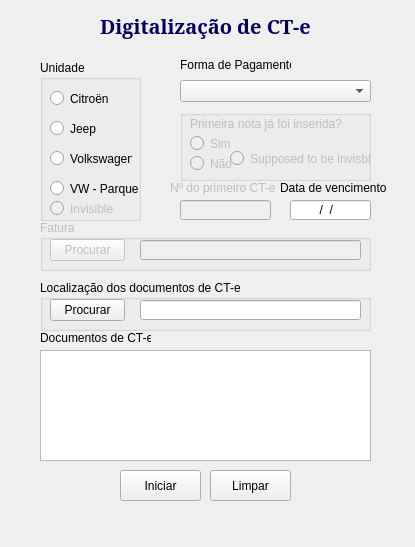
<?xml version="1.0" encoding="UTF-8"?>
<ui version="4.0">
 <class>MainWindow</class>
 <widget class="QMainWindow" name="MainWindow">
  <property name="enabled">
   <bool>true</bool>
  </property>
  <property name="geometry">
   <rect>
    <x>0</x>
    <y>0</y>
    <width>415</width>
    <height>547</height>
   </rect>
  </property>
  <property name="minimumSize">
   <size>
    <width>415</width>
    <height>547</height>
   </size>
  </property>
  <property name="maximumSize">
   <size>
    <width>415</width>
    <height>547</height>
   </size>
  </property>
  <property name="windowTitle">
   <string>Digitalização</string>
  </property>
  <property name="styleSheet">
   <string notr="true"/>
  </property>
  <widget class="QWidget" name="centralwidget">
   <widget class="QGroupBox" name="gbUnidade">
    <property name="enabled">
     <bool>true</bool>
    </property>
    <property name="geometry">
     <rect>
      <x>40</x>
      <y>60</y>
      <width>101</width>
      <height>161</height>
     </rect>
    </property>
    <property name="styleSheet">
     <string notr="true">font: 8pt &quot;Noto Serif&quot;;</string>
    </property>
    <property name="title">
     <string>Unidade</string>
    </property>
    <widget class="QRadioButton" name="rbParque">
     <property name="enabled">
      <bool>true</bool>
     </property>
     <property name="geometry">
      <rect>
       <x>10</x>
       <y>120</y>
       <width>91</width>
       <height>17</height>
      </rect>
     </property>
     <property name="styleSheet">
      <string notr="true">font: 8pt &quot;Noto Serif&quot;;</string>
     </property>
     <property name="text">
      <string>VW - Parque</string>
     </property>
     <attribute name="buttonGroup">
      <string notr="true">buttonGroup_2</string>
     </attribute>
    </widget>
    <widget class="QRadioButton" name="rbCitroen">
     <property name="enabled">
      <bool>true</bool>
     </property>
     <property name="geometry">
      <rect>
       <x>10</x>
       <y>30</y>
       <width>82</width>
       <height>17</height>
      </rect>
     </property>
     <property name="styleSheet">
      <string notr="true">font: 8pt &quot;Noto Serif&quot;;</string>
     </property>
     <property name="text">
      <string>Citroën</string>
     </property>
     <attribute name="buttonGroup">
      <string notr="true">buttonGroup_2</string>
     </attribute>
    </widget>
    <widget class="QRadioButton" name="rbVolkswagen">
     <property name="enabled">
      <bool>true</bool>
     </property>
     <property name="geometry">
      <rect>
       <x>10</x>
       <y>90</y>
       <width>82</width>
       <height>17</height>
      </rect>
     </property>
     <property name="styleSheet">
      <string notr="true">font: 8pt &quot;Noto Serif&quot;;</string>
     </property>
     <property name="text">
      <string>Volkswagen</string>
     </property>
     <attribute name="buttonGroup">
      <string notr="true">buttonGroup_2</string>
     </attribute>
    </widget>
    <widget class="QRadioButton" name="rbJeep">
     <property name="enabled">
      <bool>true</bool>
     </property>
     <property name="geometry">
      <rect>
       <x>10</x>
       <y>60</y>
       <width>82</width>
       <height>17</height>
      </rect>
     </property>
     <property name="styleSheet">
      <string notr="true">font: 8pt &quot;Noto Serif&quot;;</string>
     </property>
     <property name="text">
      <string>Jeep</string>
     </property>
     <attribute name="buttonGroup">
      <string notr="true">buttonGroup_2</string>
     </attribute>
    </widget>
    <widget class="QRadioButton" name="rbInvisible_2">
     <property name="enabled">
      <bool>false</bool>
     </property>
     <property name="geometry">
      <rect>
       <x>10</x>
       <y>140</y>
       <width>141</width>
       <height>17</height>
      </rect>
     </property>
     <property name="styleSheet">
      <string notr="true">font: 8pt &quot;Noto Serif&quot;;</string>
     </property>
     <property name="text">
      <string>Invisible</string>
     </property>
     <attribute name="buttonGroup">
      <string notr="true">buttonGroup_2</string>
     </attribute>
    </widget>
   </widget>
   <widget class="QComboBox" name="cbFormadePagamento">
    <property name="enabled">
     <bool>true</bool>
    </property>
    <property name="geometry">
     <rect>
      <x>180</x>
      <y>80</y>
      <width>191</width>
      <height>22</height>
     </rect>
    </property>
    <property name="styleSheet">
     <string notr="true">font: 8pt &quot;Noto Serif&quot;;</string>
    </property>
    <property name="editable">
     <bool>false</bool>
    </property>
    <item>
     <property name="text">
      <string/>
     </property>
    </item>
    <item>
     <property name="text">
      <string>Boleto Agrupado</string>
     </property>
    </item>
    <item>
     <property name="text">
      <string>Boleto em Anexo</string>
     </property>
    </item>
   </widget>
   <widget class="QLabel" name="lbFormadePagamento">
    <property name="enabled">
     <bool>true</bool>
    </property>
    <property name="geometry">
     <rect>
      <x>180</x>
      <y>57</y>
      <width>111</width>
      <height>16</height>
     </rect>
    </property>
    <property name="styleSheet">
     <string notr="true">font: 8pt &quot;Noto Serif&quot;;</string>
    </property>
    <property name="text">
     <string>Forma de Pagamento</string>
    </property>
   </widget>
   <widget class="QPlainTextEdit" name="pteCte">
    <property name="enabled">
     <bool>true</bool>
    </property>
    <property name="geometry">
     <rect>
      <x>40</x>
      <y>350</y>
      <width>331</width>
      <height>111</height>
     </rect>
    </property>
    <property name="styleSheet">
     <string notr="true">font: 8pt &quot;Noto Serif&quot;;</string>
    </property>
   </widget>
   <widget class="QLabel" name="lbCte">
    <property name="enabled">
     <bool>true</bool>
    </property>
    <property name="geometry">
     <rect>
      <x>40</x>
      <y>330</y>
      <width>111</width>
      <height>16</height>
     </rect>
    </property>
    <property name="styleSheet">
     <string notr="true">font: 8pt &quot;Noto Serif&quot;;</string>
    </property>
    <property name="text">
     <string>Documentos de CT-e</string>
    </property>
   </widget>
   <widget class="QLineEdit" name="leFatura">
    <property name="enabled">
     <bool>false</bool>
    </property>
    <property name="geometry">
     <rect>
      <x>140</x>
      <y>240</y>
      <width>221</width>
      <height>20</height>
     </rect>
    </property>
    <property name="styleSheet">
     <string notr="true">font: 8pt &quot;Noto Serif&quot;;</string>
    </property>
    <property name="inputMethodHints">
     <set>Qt::ImhNone</set>
    </property>
    <property name="inputMask">
     <string/>
    </property>
   </widget>
   <widget class="QGroupBox" name="gbPrimeiraNota">
    <property name="enabled">
     <bool>false</bool>
    </property>
    <property name="geometry">
     <rect>
      <x>180</x>
      <y>110</y>
      <width>191</width>
      <height>71</height>
     </rect>
    </property>
    <property name="styleSheet">
     <string notr="true">font: 8pt &quot;Noto Serif&quot;;</string>
    </property>
    <property name="title">
     <string/>
    </property>
    <property name="checkable">
     <bool>false</bool>
    </property>
    <widget class="QLabel" name="lbPrimeiraNota">
     <property name="enabled">
      <bool>false</bool>
     </property>
     <property name="geometry">
      <rect>
       <x>10</x>
       <y>6</y>
       <width>161</width>
       <height>16</height>
      </rect>
     </property>
     <property name="styleSheet">
      <string notr="true">font: 8pt &quot;Noto Serif&quot;;</string>
     </property>
     <property name="text">
      <string>Primeira nota já foi inserida?</string>
     </property>
    </widget>
    <widget class="QRadioButton" name="rbInvisible">
     <property name="enabled">
      <bool>false</bool>
     </property>
     <property name="geometry">
      <rect>
       <x>50</x>
       <y>40</y>
       <width>141</width>
       <height>17</height>
      </rect>
     </property>
     <property name="styleSheet">
      <string notr="true">font: 8pt &quot;Noto Serif&quot;;</string>
     </property>
     <property name="text">
      <string>Supposed to be invisble</string>
     </property>
     <attribute name="buttonGroup">
      <string notr="true">buttonGroup</string>
     </attribute>
    </widget>
    <widget class="QRadioButton" name="rbSim">
     <property name="enabled">
      <bool>false</bool>
     </property>
     <property name="geometry">
      <rect>
       <x>10</x>
       <y>25</y>
       <width>82</width>
       <height>17</height>
      </rect>
     </property>
     <property name="styleSheet">
      <string notr="true">font: 8pt &quot;Noto Serif&quot;;</string>
     </property>
     <property name="text">
      <string>Sim</string>
     </property>
     <attribute name="buttonGroup">
      <string notr="true">buttonGroup</string>
     </attribute>
    </widget>
    <widget class="QRadioButton" name="rbNao">
     <property name="enabled">
      <bool>false</bool>
     </property>
     <property name="geometry">
      <rect>
       <x>10</x>
       <y>45</y>
       <width>82</width>
       <height>17</height>
      </rect>
     </property>
     <property name="styleSheet">
      <string notr="true">font: 8pt &quot;Noto Serif&quot;;</string>
     </property>
     <property name="text">
      <string>Não</string>
     </property>
     <attribute name="buttonGroup">
      <string notr="true">buttonGroup</string>
     </attribute>
    </widget>
   </widget>
   <widget class="QPushButton" name="pbProcurarFatura">
    <property name="enabled">
     <bool>false</bool>
    </property>
    <property name="geometry">
     <rect>
      <x>50</x>
      <y>239</y>
      <width>75</width>
      <height>22</height>
     </rect>
    </property>
    <property name="styleSheet">
     <string notr="true">font: 8pt &quot;Noto Serif&quot;;</string>
    </property>
    <property name="text">
     <string>Procurar</string>
    </property>
   </widget>
   <widget class="QGroupBox" name="gbFatura">
    <property name="enabled">
     <bool>false</bool>
    </property>
    <property name="geometry">
     <rect>
      <x>40</x>
      <y>220</y>
      <width>331</width>
      <height>51</height>
     </rect>
    </property>
    <property name="styleSheet">
     <string notr="true">font: 8pt &quot;Noto Serif&quot;;</string>
    </property>
    <property name="title">
     <string>Fatura</string>
    </property>
   </widget>
   <widget class="QLabel" name="lbDigitalizacao">
    <property name="geometry">
     <rect>
      <x>100</x>
      <y>10</y>
      <width>261</width>
      <height>31</height>
     </rect>
    </property>
    <property name="font">
     <font>
      <family>Noto Serif</family>
      <pointsize>15</pointsize>
      <weight>75</weight>
      <italic>false</italic>
      <bold>true</bold>
     </font>
    </property>
    <property name="styleSheet">
     <string notr="true">color: rgb(6, 0, 93);</string>
    </property>
    <property name="text">
     <string>Digitalização de CT-e</string>
    </property>
   </widget>
   <widget class="QLineEdit" name="leDatadeVencimento">
    <property name="enabled">
     <bool>true</bool>
    </property>
    <property name="geometry">
     <rect>
      <x>290</x>
      <y>200</y>
      <width>81</width>
      <height>20</height>
     </rect>
    </property>
    <property name="layoutDirection">
     <enum>Qt::LeftToRight</enum>
    </property>
    <property name="styleSheet">
     <string notr="true">font: 8pt &quot;Noto Serif&quot;;</string>
    </property>
    <property name="inputMask">
     <string>00/00/0000</string>
    </property>
    <property name="text">
     <string>//</string>
    </property>
    <property name="frame">
     <bool>true</bool>
    </property>
    <property name="echoMode">
     <enum>QLineEdit::Normal</enum>
    </property>
    <property name="alignment">
     <set>Qt::AlignHCenter</set>
    </property>
   </widget>
   <widget class="QLabel" name="lbDatadeVencimento">
    <property name="enabled">
     <bool>true</bool>
    </property>
    <property name="geometry">
     <rect>
      <x>280</x>
      <y>180</y>
      <width>111</width>
      <height>16</height>
     </rect>
    </property>
    <property name="styleSheet">
     <string notr="true">font: 8pt &quot;Noto Serif&quot;;</string>
    </property>
    <property name="text">
     <string>Data de vencimento</string>
    </property>
   </widget>
   <widget class="QPushButton" name="pbIniciar">
    <property name="enabled">
     <bool>true</bool>
    </property>
    <property name="geometry">
     <rect>
      <x>120</x>
      <y>470</y>
      <width>81</width>
      <height>31</height>
     </rect>
    </property>
    <property name="styleSheet">
     <string notr="true">font: 8pt &quot;Noto Serif&quot;;</string>
    </property>
    <property name="text">
     <string>Iniciar</string>
    </property>
   </widget>
   <widget class="QPushButton" name="pbLocalizacaoCte">
    <property name="enabled">
     <bool>true</bool>
    </property>
    <property name="geometry">
     <rect>
      <x>50</x>
      <y>299</y>
      <width>75</width>
      <height>22</height>
     </rect>
    </property>
    <property name="styleSheet">
     <string notr="true">font: 8pt &quot;Noto Serif&quot;;</string>
    </property>
    <property name="text">
     <string>Procurar</string>
    </property>
   </widget>
   <widget class="QGroupBox" name="gbProcurarCte">
    <property name="enabled">
     <bool>true</bool>
    </property>
    <property name="geometry">
     <rect>
      <x>40</x>
      <y>280</y>
      <width>331</width>
      <height>51</height>
     </rect>
    </property>
    <property name="styleSheet">
     <string notr="true">font: 8pt &quot;Noto Serif&quot;;</string>
    </property>
    <property name="title">
     <string>Localização dos documentos de CT-e</string>
    </property>
   </widget>
   <widget class="QLineEdit" name="leLocalizacaoCte">
    <property name="enabled">
     <bool>true</bool>
    </property>
    <property name="geometry">
     <rect>
      <x>140</x>
      <y>300</y>
      <width>221</width>
      <height>20</height>
     </rect>
    </property>
    <property name="styleSheet">
     <string notr="true">font: 8pt &quot;Noto Serif&quot;;</string>
    </property>
    <property name="inputMethodHints">
     <set>Qt::ImhNone</set>
    </property>
    <property name="inputMask">
     <string/>
    </property>
   </widget>
   <widget class="QLineEdit" name="lePrimeiroCte">
    <property name="enabled">
     <bool>false</bool>
    </property>
    <property name="geometry">
     <rect>
      <x>180</x>
      <y>200</y>
      <width>91</width>
      <height>20</height>
     </rect>
    </property>
    <property name="styleSheet">
     <string notr="true">font: 8pt &quot;Noto Serif&quot;;</string>
    </property>
   </widget>
   <widget class="QLabel" name="lbPrimeiroCte">
    <property name="enabled">
     <bool>false</bool>
    </property>
    <property name="geometry">
     <rect>
      <x>170</x>
      <y>180</y>
      <width>121</width>
      <height>16</height>
     </rect>
    </property>
    <property name="styleSheet">
     <string notr="true">font: 8pt &quot;Noto Serif&quot;;</string>
    </property>
    <property name="text">
     <string>Nº do primeiro CT-e</string>
    </property>
   </widget>
   <widget class="QPushButton" name="pbLimpar">
    <property name="enabled">
     <bool>true</bool>
    </property>
    <property name="geometry">
     <rect>
      <x>210</x>
      <y>470</y>
      <width>81</width>
      <height>31</height>
     </rect>
    </property>
    <property name="styleSheet">
     <string notr="true">font: 8pt &quot;Noto Serif&quot;;</string>
    </property>
    <property name="text">
     <string>Limpar</string>
    </property>
   </widget>
   <widget class="QLabel" name="imgGrupoSaga">
    <property name="geometry">
     <rect>
      <x>290</x>
      <y>470</y>
      <width>111</width>
      <height>61</height>
     </rect>
    </property>
    <property name="text">
     <string/>
    </property>
    <property name="pixmap">
     <pixmap>images/gruposaga.png</pixmap>
    </property>
    <property name="scaledContents">
     <bool>true</bool>
    </property>
   </widget>
   <zorder>gbProcurarCte</zorder>
   <zorder>gbFatura</zorder>
   <zorder>gbPrimeiraNota</zorder>
   <zorder>gbUnidade</zorder>
   <zorder>cbFormadePagamento</zorder>
   <zorder>lbFormadePagamento</zorder>
   <zorder>pteCte</zorder>
   <zorder>lbCte</zorder>
   <zorder>leFatura</zorder>
   <zorder>pbProcurarFatura</zorder>
   <zorder>lbDigitalizacao</zorder>
   <zorder>leDatadeVencimento</zorder>
   <zorder>lbDatadeVencimento</zorder>
   <zorder>pbIniciar</zorder>
   <zorder>pbLocalizacaoCte</zorder>
   <zorder>leLocalizacaoCte</zorder>
   <zorder>lePrimeiroCte</zorder>
   <zorder>lbPrimeiroCte</zorder>
   <zorder>pbLimpar</zorder>
   <zorder>imgGrupoSaga</zorder>
  </widget>
  <widget class="QMenuBar" name="menubar">
   <property name="geometry">
    <rect>
     <x>0</x>
     <y>0</y>
     <width>415</width>
     <height>21</height>
    </rect>
   </property>
  </widget>
 </widget>
 <tabstops>
  <tabstop>rbCitroen</tabstop>
  <tabstop>rbJeep</tabstop>
  <tabstop>rbVolkswagen</tabstop>
  <tabstop>rbParque</tabstop>
  <tabstop>rbInvisible_2</tabstop>
  <tabstop>cbFormadePagamento</tabstop>
  <tabstop>rbSim</tabstop>
  <tabstop>rbNao</tabstop>
  <tabstop>rbInvisible</tabstop>
  <tabstop>lePrimeiroCte</tabstop>
  <tabstop>leDatadeVencimento</tabstop>
  <tabstop>pbProcurarFatura</tabstop>
  <tabstop>leFatura</tabstop>
  <tabstop>pbLocalizacaoCte</tabstop>
  <tabstop>leLocalizacaoCte</tabstop>
  <tabstop>pteCte</tabstop>
  <tabstop>pbIniciar</tabstop>
  <tabstop>pbLimpar</tabstop>
 </tabstops>
 <resources/>
 <connections/>
 <buttongroups>
  <buttongroup name="buttonGroup_2"/>
  <buttongroup name="buttonGroup"/>
 </buttongroups>
</ui>
